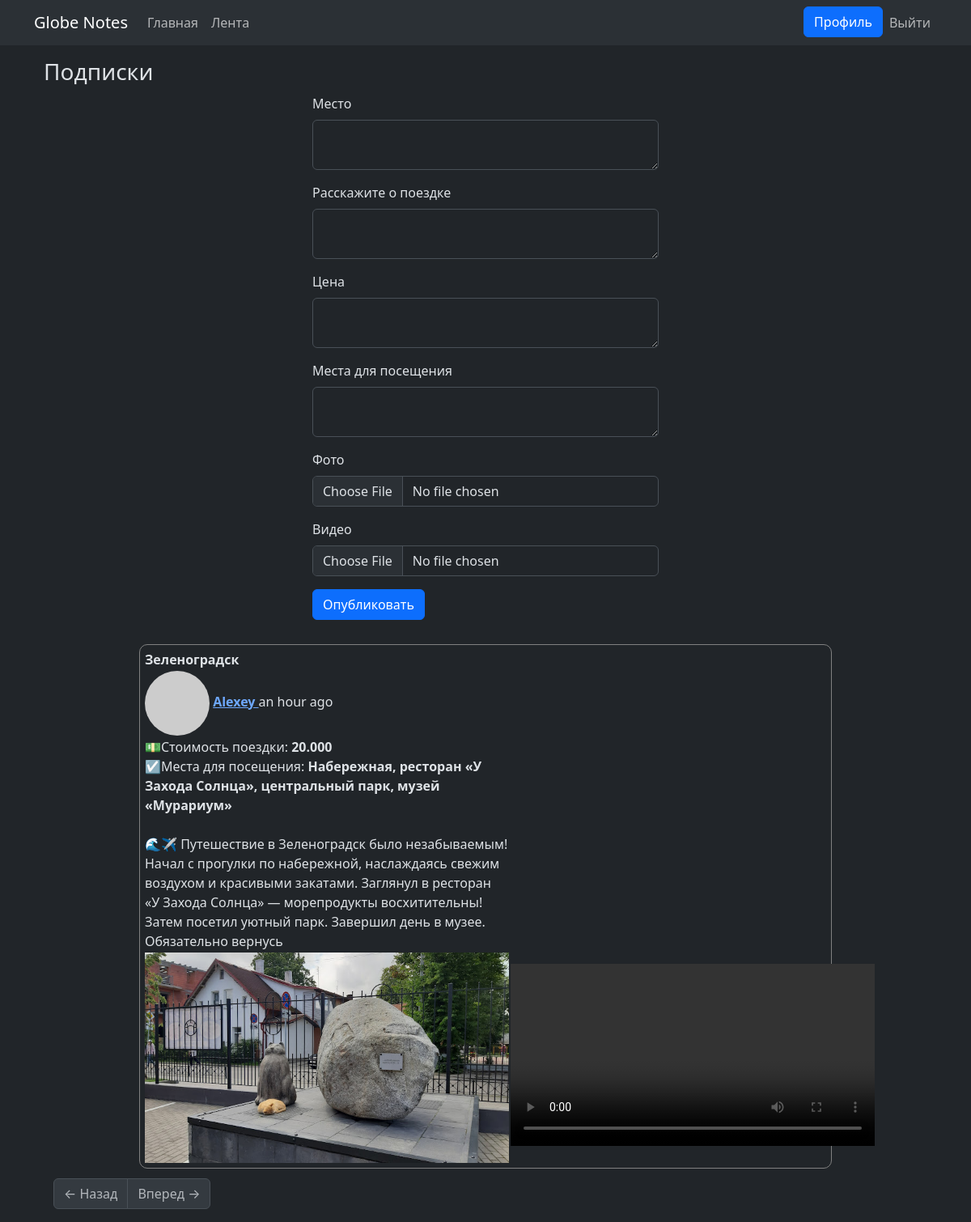
The app's page /index (signed in) with its own data.
### app/models.py (models this page shows, shortened)
class Post(db.Model):
    id: so.Mapped[int] = so.mapped_column(primary_key=True)
    head: so.Mapped[str] = so.mapped_column(sa.String(100))
    body: so.Mapped[str] = so.mapped_column(sa.String(300))
    timestamp: so.Mapped[datetime] = so.mapped_column(
        index=True, default=lambda: datetime.now(timezone.utc))
    user_id: so.Mapped[int] = so.mapped_column(sa.ForeignKey(User.id),
                                               index=True)
    price: so.Mapped[str] = so.mapped_column(sa.String(20))
    places: so.Mapped[str] = so.mapped_column(sa.String(300))
    photo_url: so.Mapped[str] = so.mapped_column(sa.String(100), default=None)
    video_url: so.Mapped[str] = so.mapped_column(sa.String(100), default=None)
    author: so.Mapped[User] = so.relationship(back_populates='posts')

class User(UserMixin, db.Model):
    id: so.Mapped[int] = so.mapped_column(primary_key=True)
    username: so.Mapped[str] = so.mapped_column(sa.String(64), index=True,
                                                unique=True)
    telegram: so.Mapped[str] = so.mapped_column(sa.String(120), index=True,
                                                unique=True, default=None)
    email: so.Mapped[str] = so.mapped_column(sa.String(120), index=True,
                                             unique=True)
    password_hash: so.Mapped[Optional[str]] = so.mapped_column(sa.String(256))
    about_me: so.Mapped[Optional[str]] = so.mapped_column(sa.String(140))
    last_seen: so.Mapped[Optional[datetime]] = so.mapped_column(
        default=lambda: datetime.now(timezone.utc))
    posts: so.WriteOnlyMapped['Post'] = so.relationship(
        back_populates='author')
    following: so.WriteOnlyMapped['User'] = so.relationship(
        secondary=followers, primaryjoin=(followers.c.follower_id == id),
        secondaryjoin=(followers.c.followed_id == id),
        back_populates='followers')
    followers: so.WriteOnlyMapped['User'] = so.relationship(
        secondary=followers, primaryjoin=(followers.c.followed_id == id),
        secondaryjoin=(followers.c.follower_id == id),
        back_populates='following')
    def avatar(self, size):
        digest = md5(self.email.lower().encode('utf-8')).hexdigest()
        return f'https://www.gravatar.com/avatar/{digest}?d=identicon&s={size}'
    def following_posts(self):
        Author = so.aliased(User)
        Follower = so.aliased(User)
        return (
            sa.select(Post)
            .join(Post.author.of_type(Author))
            .join(Author.followers.of_type(Follower), isouter=True)
            .where(sa.or_(
                Follower.id == self.id,
                Author.id == self.id,
            ))
            .group_by(Post)
            .order_by(Post.timestamp.desc())
        )

### app/routes.py (the view, shortened to what this page needs)
@app.route('/', methods=['GET', 'POST'])
@app.route('/index', methods=['GET', 'POST'])
@login_required
def index():
    def gen_url(file):
        if allowed_file(file.filename):
            filename = secure_filename(file.filename)
            file.save(os.path.join(app.config['UPLOAD_FOLDER'], filename))
            path = url_for('uploads', name=filename)
            return path
        else:
            flash(f'Пока разрешены файлы только: {ALLOWED_EXTENSIONS}')
    form = PostForm()
    page = request.args.get('page', 1, type=int)
    posts = db.paginate(current_user.following_posts(), page=page,
                        per_page=app.config['POSTS_PER_PAGE'], error_out=False)
    next_url = url_for('index', page=posts.next_num) \
        if posts.has_next else None
    prev_url = url_for('index', page=posts.prev_num) \
        if posts.has_prev else None
    return render_template('index.html', title='Home', form=form,
                           posts=posts.items, next_url=next_url,
                           prev_url=prev_url,
                           folder=app.config["UPLOAD_FOLDER"])

### app/forms.py
class PostForm(FlaskForm):
    title = TextAreaField('Место', validators=[
        DataRequired(), Length(min=1, max=100)])
    post = TextAreaField('Расскажите о поездке', validators=[
        DataRequired(), Length(min=1, max=300)])
    price = TextAreaField('Цена', validators=[
        DataRequired(), Length(min=1, max=20)])
    places = TextAreaField('Места для посещения', validators=[
        DataRequired(), Length(min=1, max=300)])
    file = FileField("Фото", validators=[FileRequired()])
    video = FileField("Видео", validators=[FileRequired()])
    submit = SubmitField('Опубликовать')

### app/models.py (called while the page is built)
@login.user_loader
def load_user(id):
    return db.session.get(User, int(id))

### app/routes.py (called while the page is built)
@app.before_request
def before_request():
    if current_user.is_authenticated:
        current_user.last_seen = datetime.utcnow()
        db.session.commit()

### app/templates/index.html
{% extends "base.html" %}
{% import "bootstrap_wtf.html" as wtf %}
{% block content %}
<h3>Подписки</h3>
<div class="container">
    <div class="container" style="padding: 2px 20em;">
        {% if form %}
        {{ wtf.quick_form(form) }}
        {% endif %}
    </div>
    <div class="container" style="padding: 2px 6em;">
        {% for post in posts %}
        {% include '_post.html' %}
        {% endfor %}
    </div>
    <nav aria-label="Post navigation">
        <ul class="pagination">
            <li class="page-item{% if not prev_url %} disabled{% endif %}">
                <a class="page-link" href="{{ prev_url }}">
                    <span aria-hidden="true">&larr;</span> Назад
                </a>
            </li>
            <li class="page-item{% if not next_url %} disabled{% endif %}">
                <a class="page-link" href="{{ next_url }}">
                    Вперед <span aria-hidden="true">&rarr;</span>
                </a>
            </li>
        </ul>
    </nav>
</div>
{% endblock %}

### app/templates/_post.html (shortened to what this page needs)
<div style="border: 1px solid gray; border-radius: 10px; padding: 5px; margin: 10px">
    <table>
        <tr>
            <th class="post-title" colspan="2">{{ post.head }}</th>
        </tr>
        <tr>
            <td class="post-info" colspan="2">
                <img src="{{ post.author.avatar(60) }}" class="rounded-circle"/>
                <strong>
                    <a href="{{ url_for('user', username=post.author.username) }}">
                        {{ post.author.username }}
                    </a>
                </strong>{{ moment(post.timestamp).fromNow() }}
            </td>
        </tr>
        <tr>
            <td colspan="2">
                💵Стоимость поездки: <strong>{{ post.price }}</strong><br>
                ☑️Места для посещения: <strong>{{ post.places }}</strong><br><br>
                {{ post.body }}
            </td>
        </tr>
        <tr>
            <td colspan="2">
                <img src="{{ post.photo_url }}" alt="Изображение поста" width="450px">
            </td>
            <td>
                <video id="player" playsinline controls data-poster="/path/to/poster.jpg" width="450px">
                    <source src="{{ post.video_url }}" type="video/mp4"/>
                </video>
            </td>
        </tr>
    </table>
</div>

### records on screen
Post: head "Зеленоградск", author.username "Alexey", timestamp "an hour ago", price "20.000", places "Набережная, ресторан «У Захода Солнца», центральный парк, музей «Мурариум»", body "🌊✈️ Путешествие в Зеленоградск было незабываемым! Начал с прогулки по набережной, наслаждаясь свежим воздухом и красивыми закатами. Заглянул в ресторан «У Захода Солнца» — морепродукты восхитительны! Затем посетил уютный парк. Завершил день в музее. Обязательно вернусь", photo_url (picture)

### other values on screen
{{ field.label(class='form-label') }} "Место" "Расскажите о поездке" "Цена" "Места для посещения"
{{ field.label(class='form-label') }} "Фото" "Видео"
